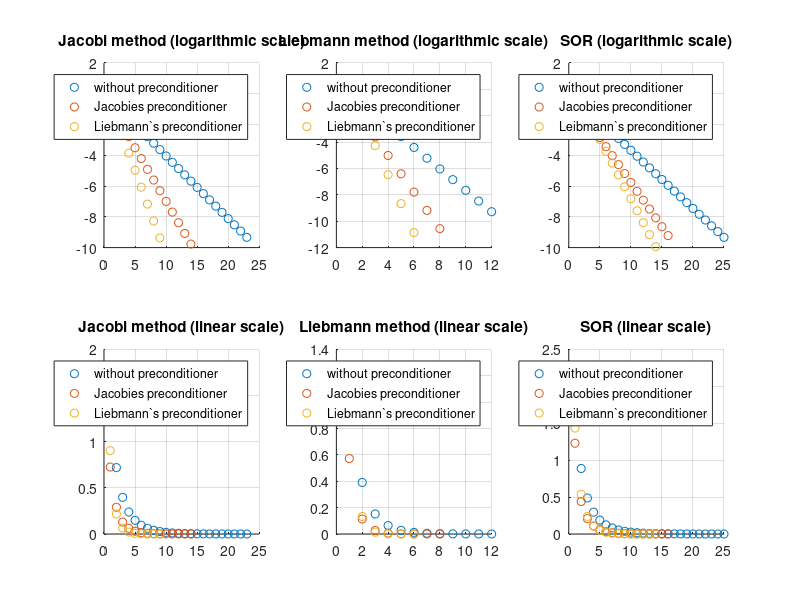

The MATLAB script that drew this image:
function problem3
close all;

n = 4;

A =[ 2     0    -1    -1
     0     2    -1    -1
    -1    -1     2     0
    -1    -1     0     2];

b = [1 45 23 1]';

%% Jacobies preconditioner
Mjac = diag(diag(A));
Ajac = Mjac\A;
bjac = Mjac\b;

%% Liebmann`s preconditioner
Mlib = tril(A,-1) + diag(diag(A));
Alib = Mlib\A;
blib = Mlib\b;

x = zeros(n,1);
A = A + eye(n);
Ajac = Ajac + eye(n);
Alib = Alib + eye(n);

[~, Rj]     = jacobi(A,b,x);
[~, Rj_pj]  = jacobi_pr_jac(Ajac,bjac,x);
[~, Rj_pgs] = jacobi_pr_lieb(Alib,blib,x);

%% Jacobi method in logarithmic scale
figure
subplot(2,3,1)
hold on
plot(log(Rj), 'o')
hold on
plot(log(Rj_pj), 'o')
hold on
plot(log(Rj_pgs), 'o')
legend('without preconditioner','Jacobies preconditioner','Liebmann`s preconditioner');
title('Jacobi method (logarithmic scale)');
grid on;
hold off

%% Jacobi method in linear scale
subplot(2,3,4)
hold on
plot((Rj), 'o')
hold on
plot((Rj_pj), 'o')
hold on
plot((Rj_pgs), 'o')
legend('without preconditioner','Jacobies preconditioner','Liebmann`s preconditioner');
title('Jacobi method (linear scale)');
grid on;
hold off
[xgs, Rgs] = liebman(A,b,x);
[xgs_pj, Rgs_pj]=liebman_pr_jac(Ajac,bjac,x);
[xgs_pgs, Rgs_pgs]=liebman_pr_lieb(Alib,blib,x);

%% Liebmann method in logarithmic scale

subplot(2,3,2)
hold on
plot(log(Rgs), 'o')
hold on
plot(log(Rgs_pj), 'o')
hold on
plot(log(Rgs_pgs), 'o')
legend('without preconditioner','Jacobies preconditioner','Liebmann`s preconditioner');
title('Liebmann method (logarithmic scale)');
grid on;
hold off

%% Liebmann method in linear scale
subplot(2,3,5)
hold on
plot((Rgs), 'o')
hold on
plot((Rgs_pj), 'o')
hold on
plot((Rgs_pgs), 'o')
legend('without preconditioner','Jacobies preconditioner','Liebmann`s preconditioner');
title('Liebmann method (linear scale)');
grid on;
hold off

[xSOR, RSOR] = SOR(A,b,x);
[xSOR_pj, RSOR_pj]=SOR_pr_jac(Ajac,bjac,x);
[xSOR_pgs, RSOR_pgs]=SOR_pr_lieb(Alib,blib,x);

%% SOR in logarithmic scale

subplot(2,3,3)
hold on
plot(log(RSOR), 'o')
hold on
plot(log(RSOR_pj), 'o')
hold on
plot(log(RSOR_pgs), 'o')
legend('without preconditioner','Jacobies preconditioner','Leibmann`s preconditioner');
title('SOR (logarithmic scale)');
grid on;
hold off

%% SOR in linear scale
subplot(2,3,6)
hold on
plot((RSOR), 'o')
hold on
plot((RSOR_pj), 'o')
hold on
plot((RSOR_pgs), 'o')
legend('without preconditioner','Jacobies preconditioner','Leibmann`s preconditioner');
title('SOR (linear scale)');
grid on;
hold off

end

%% Jacobi method implementation
function [x, R] = jacobi(A,b,x)
R = [];
D = diag(diag(A));
L = tril(A,-1);
U = triu(A,1);
B = -inv(D)*(L+U);
sr_jac = max(abs(eig(B)))               % spectral radius
c = D\b;
for i = 1:70
x = B*x + c;
R(i) = norm(A*x - b)/norm(x);
 if (R(i) < 1e-4)
 break
 end
end
 it_jac = i;
 it_jac                                 % number of iterations 
end

%% Jacobi method implementation with Jacobies preconditioner
function [x, R] = jacobi_pr_jac(Ajac,bjac,x)
R = [];
D = diag(diag(Ajac));
L = tril(Ajac,-1);
U = triu(Ajac,1);
B = -inv(D)*(L+U);
sr_jac_pr_jac = max(abs(eig(B)))        % spectral radius
c = D\bjac;
for i=1:70
x = B* x + c;
R(i) = norm(Ajac*x - bjac)/norm(x);
 if (R(i) < 1e-4)
 break
 end
end
 it_jac_pr_jac = i;
 it_jac_pr_jac                          % number of iterations
end

%% Jacobi method implementation with Leibman`s preconditioner
function [x, R] = jacobi_pr_lieb(Aleib,bleib,x)
R = [];
D = diag(diag(Aleib));
L = tril(Aleib,-1);
U = triu(Aleib,1);
B = -inv(D)*(L+U);
sr_jac_pr_leib = max(abs(eig(B)))       % spectral radius
c = D\bleib;
for i=1:70
x = B* x + c;
R(i) = norm(Aleib*x - bleib)/norm(x);
 if (R(i) < 1e-4)
 break
 end
end
 it_jac_pr_leib = i;
 it_jac_pr_leib                         % number of iterations
end

%% Liebmann method implementation
function [x, R] = liebman(A,b,x)
R = [];
D = diag(diag(A));
L = tril(A,-1);
U = triu(A,1);
B = -inv(L+D)*(U);
sr_leib = max(abs(eig(B)))              % spectral radius
c = (L+D)\b;
for i=1:70
x = B*x+c;
R(i) = norm(A*x - b)/norm(x);
 if (R(i) < 1e-4)
 break
 end
end
 it_leib = i;
 it_leib                                % number of iterations
end

%% Liebmann method implementation with Jacobies preconditioner
function [x, R] = liebman_pr_jac(Ajac,bjac,x)
R = [];
D = diag(diag(Ajac));
L = tril(Ajac,-1);
U = triu(Ajac,1);
B = -inv(L+D)*(U);
sr_leib_pr_jac = max(abs(eig(B)))       % spectral radius
c = (L+D)\bjac;
for i=1:70
x = B*x+c;
R(i) = norm(Ajac*x - bjac)/norm(x);
 if (R(i) < 1e-4)
 break
 end
end
 it_leib_pr_jac = i;
 it_leib_pr_jac                         % number of iterations
end

%% Liebmann method implementation with Leibman`s preconditioner
function [x, R] = liebman_pr_lieb(Aleib, bleib, x)
R = [];
D = diag(diag(Aleib));
L = tril(Aleib,-1);
U = triu(Aleib,1);
B = -inv(L+D)*(U);
sr_leib_pr_leib = max(abs(eig(B)))      % spectral radius
c = (L+D)\bleib;
for i=1:70
x = B*x+c;
R(i) = norm(Aleib*x - bleib)/norm(x);
 if (R(i) < 1e-4)
 break
 end
end
 it_leib_pr_leib = i;
 it_leib_pr_leib                        % number of iterations
end

%% The method of successive over-relaxation
function [x, R] = SOR(A,b,x)
R = [];
D = diag(diag(A));
L = tril(A,-1);
U = triu(A,1);
w = 0.7;                                % the relaxation factor
% w = 1;
% w = 1.3;
B = (D+w*L) \ ((1-w)*D - w*U);
sr_sor = max(abs(eig(B)))               % spectral radius
c = w*((D+w*L)\b);
for i=1:70
x = B*x+c;
R(i) = norm(A*x - b)/norm(x);
 if (R(i) < 1e-4)
 break
 end
end
it_sor = i;
it_sor                                  % number of iterations
end

%% The method of successive over-relaxation with Jacobies preconditioner
function [x, R] = SOR_pr_jac(Ajac,bjac,x)
R = [];
D = diag(diag(Ajac));
L = tril(Ajac,-1);
U = triu(Ajac,1);
w = 0.7;                                % the relaxation factor
% w = 1;
% w = 1.3;
B = (D+w*L) \ ((1-w)*D - w*U);
sr_sor_pr_jac = max(abs(eig(B)))        % spectral radius
c = w*((D+w*L)\bjac);
for i=1:70
x = B*x+c;
R(i) = norm(Ajac*x - bjac)/norm(x);
 if (R(i) < 1e-4)
 break
 end
end
it_sor_pr_jac = i;
it_sor_pr_jac                           % number of iterations
end

%% The method of successive over-relaxation with Leibman`s preconditioner
function [x, R] = SOR_pr_lieb(Aleib,bleib,x)
R = [];
D = diag(diag(Aleib));
L = tril(Aleib,-1);
U = triu(Aleib,1);
w = 0.7;                                % the relaxation factor
% w = 1;
% w = 1.3;
B = (D+w*L) \ ((1-w)*D - w*U);
rs_sor_pr_leib = max(abs(eig(B)))       % spectral radius
c = w*((D+w*L)\bleib);
for i=1:70
x = B*x+c;
R(i) = norm(Aleib*x - bleib)/norm(x);
 if (R(i) < 1e-4)
 break
 end
end
it_sor_pr_leib = i;
it_sor_pr_leib                          % number of iterations
end